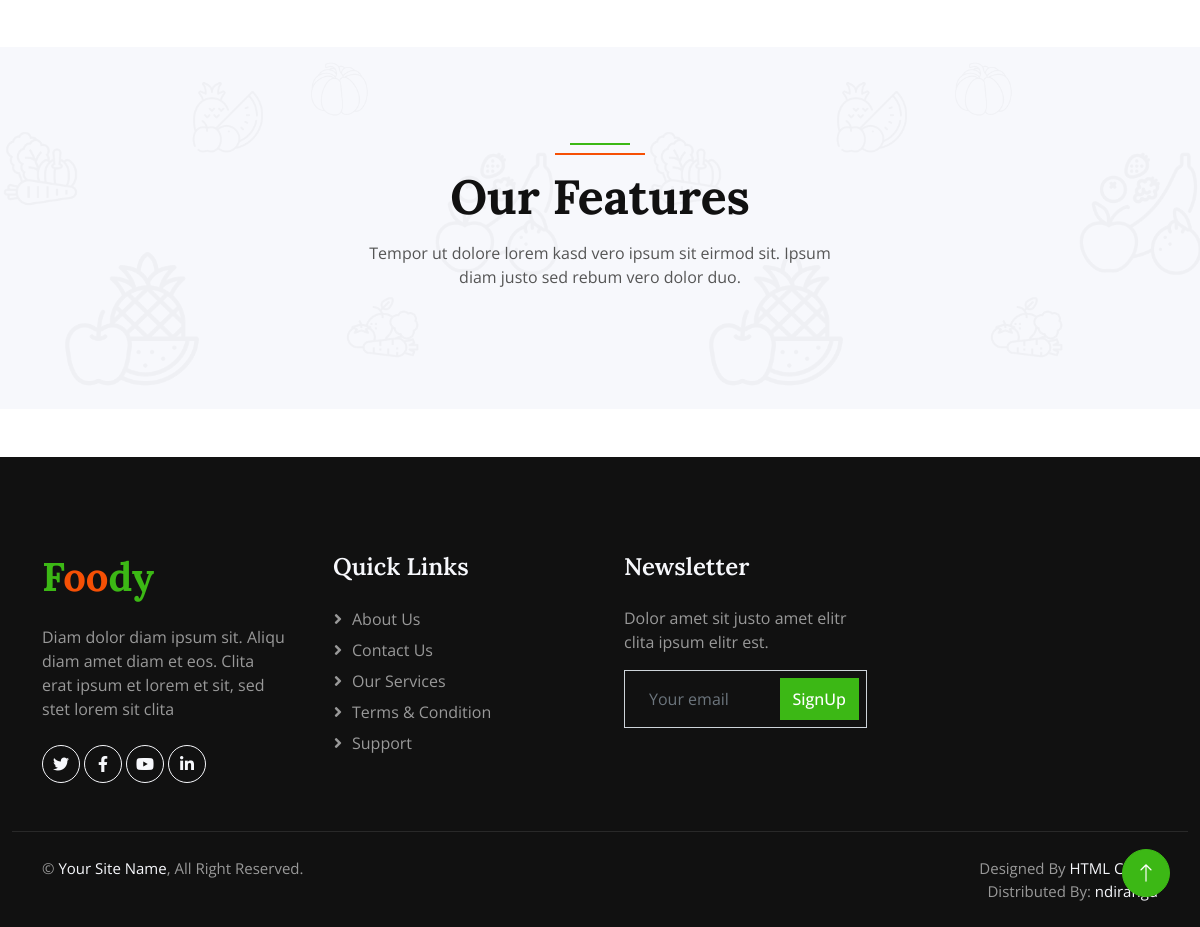
Page /about/ (lower part) on the earlier database version.
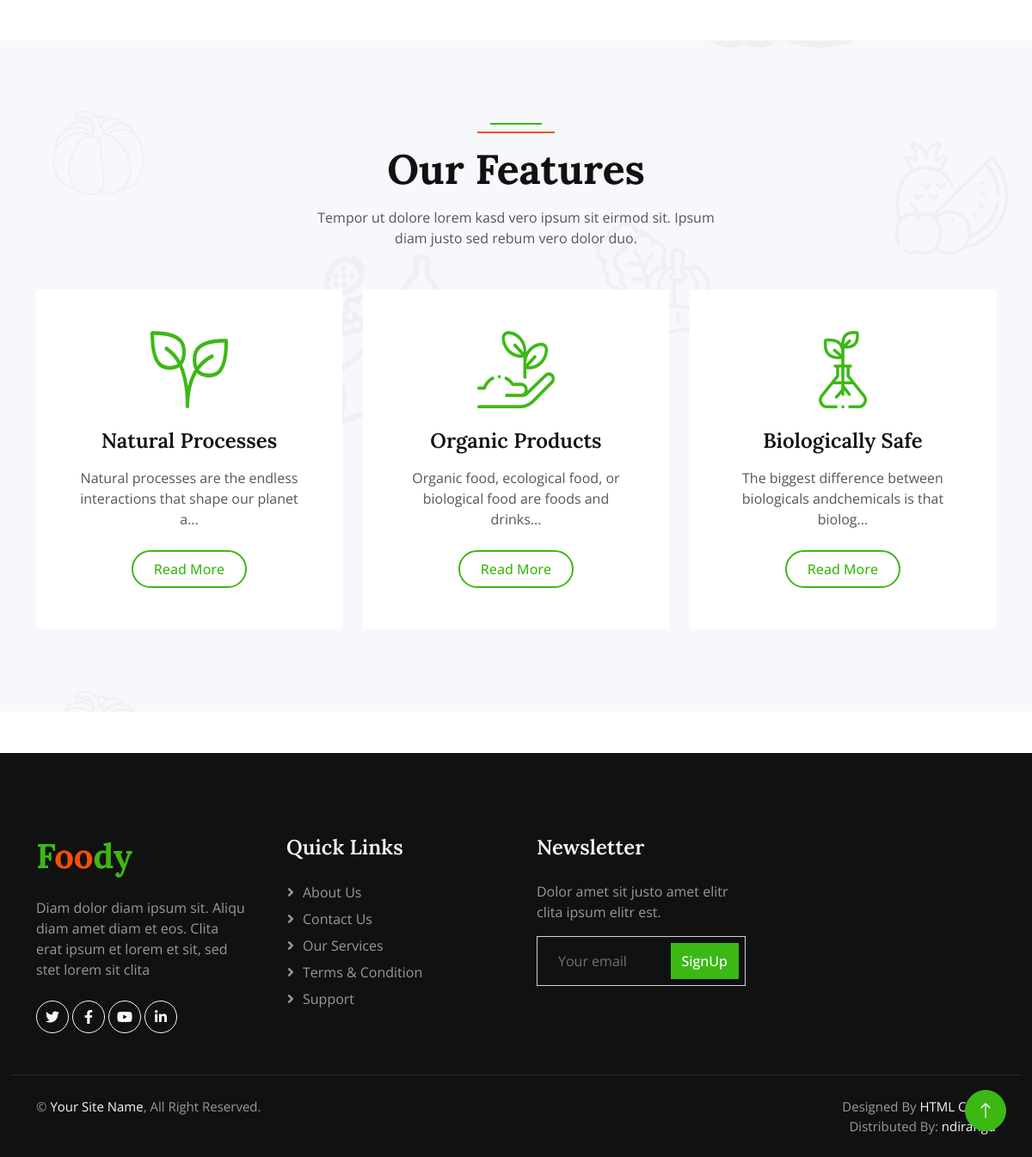
Same page on the later database version.
### Store/models.py (models this page shows, shortened)
class Features(models.Model):
    image = models.ImageField(upload_to='uploads/features', default='uploads/features/feature.jpg')
    title = models.CharField(blank=False, null=False, max_length=100)
    description = models.CharField(blank=False, null=False, max_length=10000)

### Store/views.py (the view)
# urls.py: path("about/", views.about, name="about"),
def about(request):
    feature_data = Features.objects.all()
    return  render(request, "about.html", {'navbar':'about','feature_data': feature_data})

### Basket/cart.py (called while the page is built)
    def __len__(self):
        return  len(self.cart)

### Basket/context_processor.py (called while the page is built)
def cart(request):
    return {'cart': Cart(request)}

### Store/templates/about.html (shortened to what this page needs)
{% extends "layout.html" %}
{% load static %}
{% block body %}
    <div class="container-xxl py-5">
    </div>
    <div class="container-fluid bg-light bg-icon py-6">
        <div class="container">
            <div class="section-header text-center mx-auto mb-5 wow fadeInUp" data-wow-delay="0.1s" style="max-width: 500px;">
                <h1 class="display-5 mb-3">Our Features</h1>
                <p>Tempor ut dolore lorem kasd vero ipsum sit eirmod sit. Ipsum diam justo sed rebum vero dolor duo.</p>
            </div>
            <div class="row g-4">
                {% for feature in feature_data|slice:":3" %}
                    <div class="col-lg-4 col-md-6 wow fadeInUp" data-wow-delay="0.1s">
                    <div class="bg-white text-center h-100 p-4 p-xl-5">
                        <img class="img-fluid mb-4" src="/media/{{ feature.image }}" alt="">
                        <h4 class="mb-3">{{ feature.title }}</h4>
                        <p class="mb-4">{{ feature.description|slice:"70"}}...</p>
                        <a class="btn btn-outline-primary border-2 py-2 px-4 rounded-pill" href="{% url 'Store:featuredetails' feature.id %}">Read More</a>
                    </div>
                </div>
                {% endfor %}
            </div>
        </div>
    </div>
{% endblock %}

Differences in the rows shown:
added Features: image (picture), title "Natural Processes", description "Natural processes are the endless interactions that shape our planet a"
added Features: image (picture), title "Organic Products", description "Organic food, ecological food, or biological food are foods and drinks"
added Features: image (picture), title "Biologically Safe", description "The biggest difference between biologicals andchemicals is that biolog"
